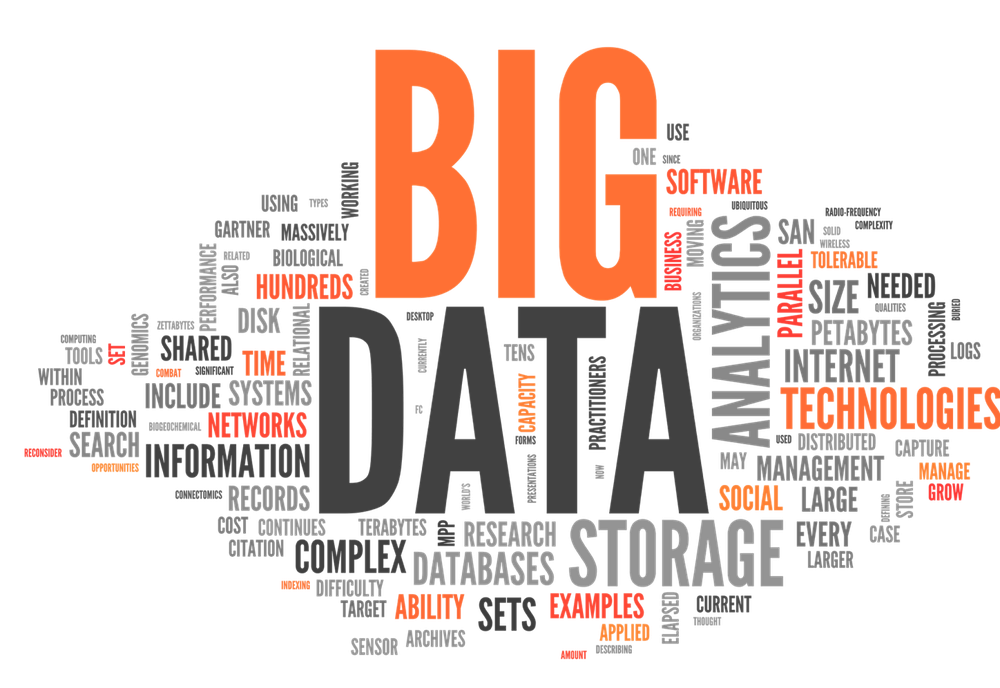
#> input picture datascience.png, 1000 x 688 px, shrunk from 1600 x 1101 before the run
$ jupyter execute 'png to jpeg.ipynb'
#> lines starting #> are read from the running program, lines starting #| are printed output that depends on the picture
png to jpg

[cell 1]
from PIL import Image

[cell 2]
#input Image in png format
im = Image.open("datascience.png")
#> im is the input picture: PIL image 1000x688 RGBA; mean R, G, B, A 56.9, 39.9, 33.6, 65.5
rgb_im = im.convert('RGB')
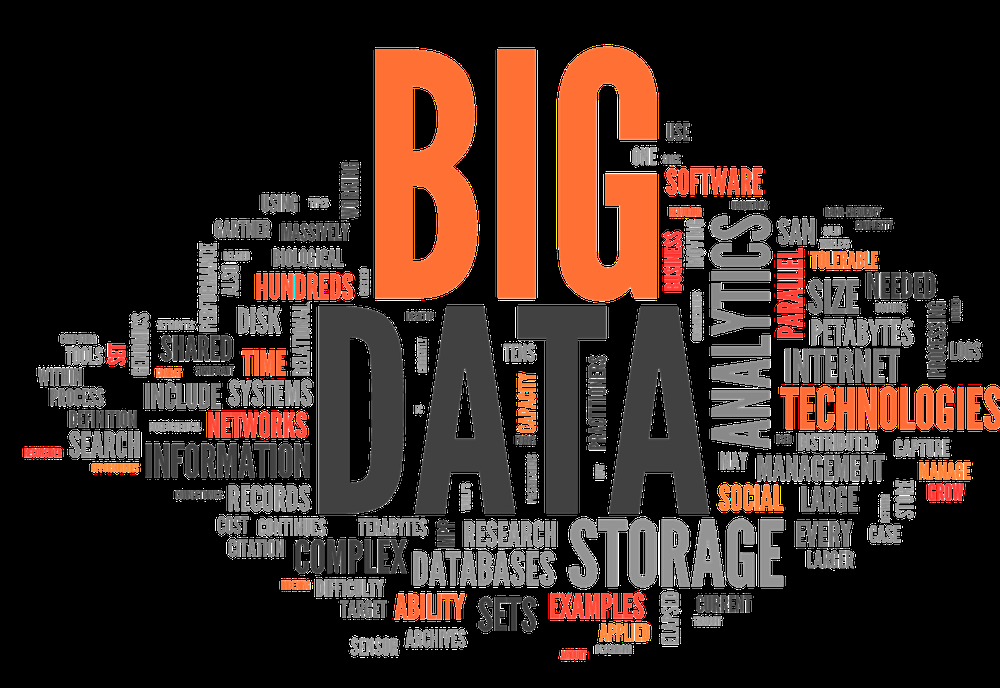
#> rgb_im: PIL image 1000x688 RGB; mean R, G, B 56.9, 39.9, 33.6
#Output Image in jpeg format
rgb_im.save('datascience.jpg')
